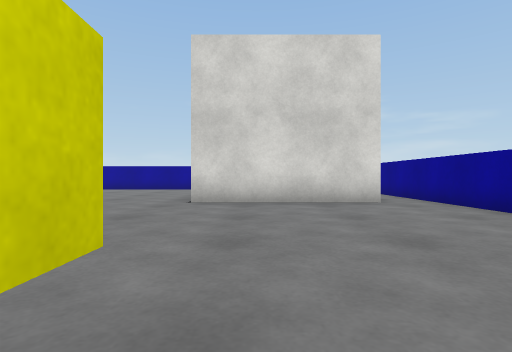
view 1 (above)

24 first-person views from a walk through a 3-D level made in the Unity game engine. The camera is 0.55 m above the floor, looks level and sees 80° across. The floor is counted in squares, 1 m on a side. Each view is taken from the middle of a square. On the plan, view 1 faces up. The plan holds only what a view shows up to about 9 squares ahead; the rest is blank. The player character is not drawn. Surface patterns are stand-ins for the level's own textures.

view 2
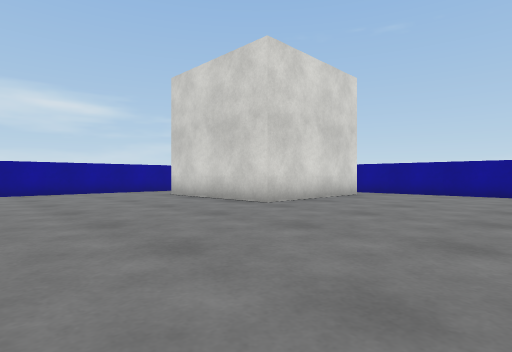

view 3
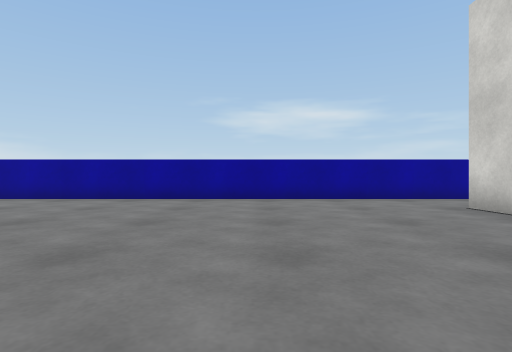

view 4
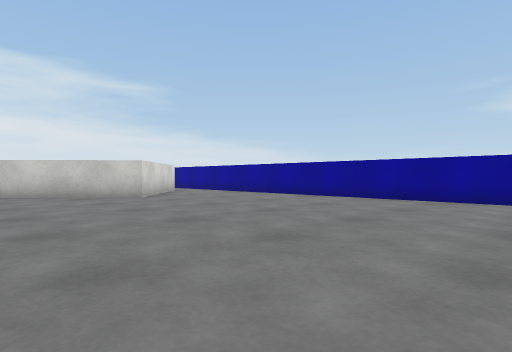

view 5
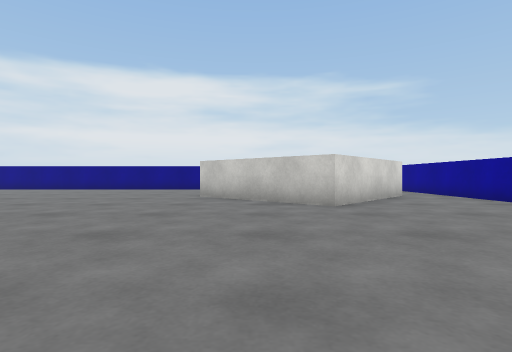

view 6
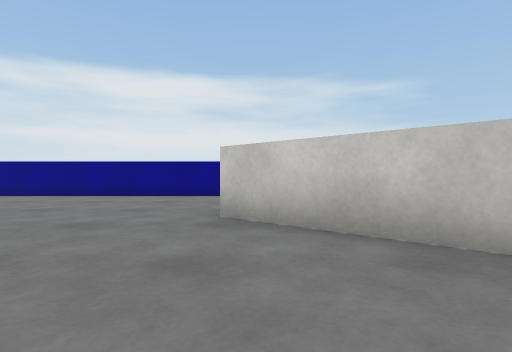

view 7
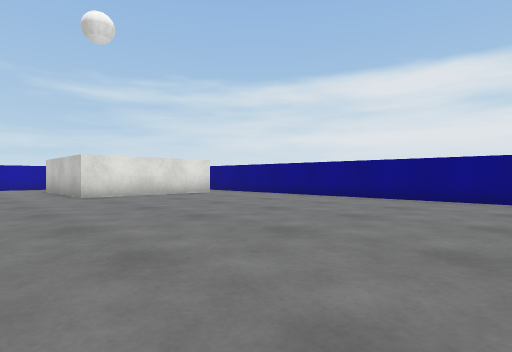

view 8
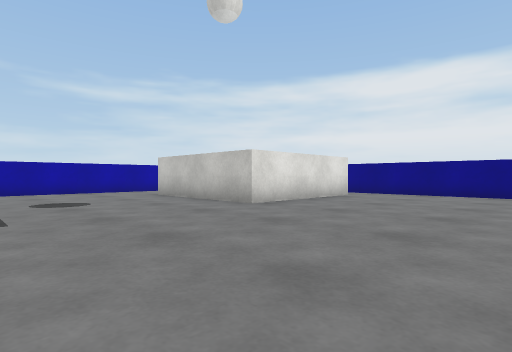

view 9
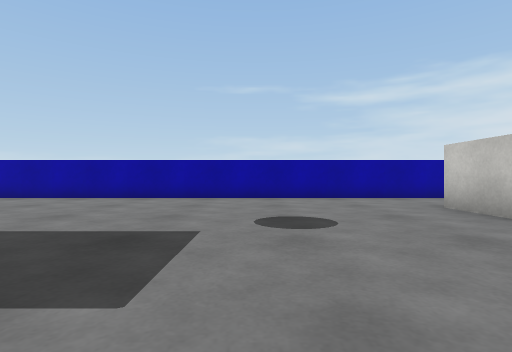

view 10
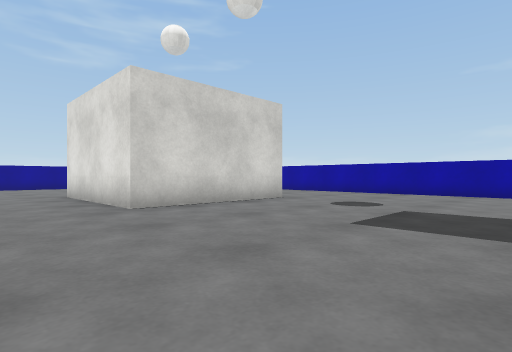

view 11
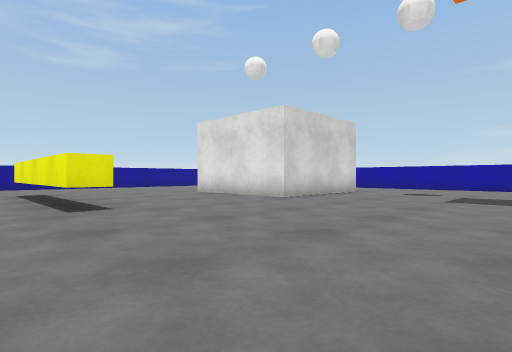

view 12
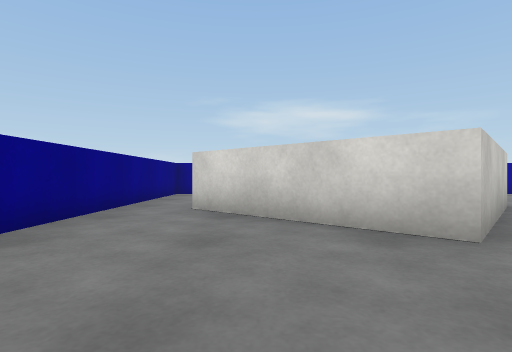

view 13
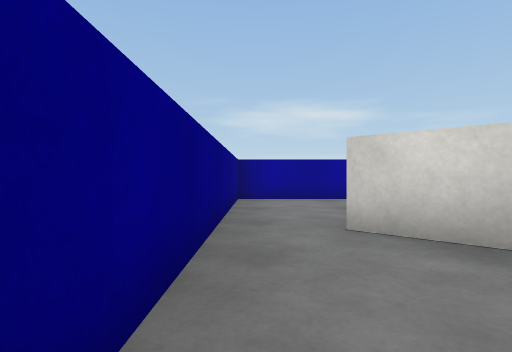

view 14
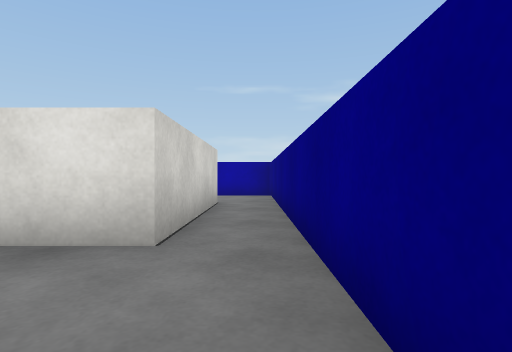

view 15
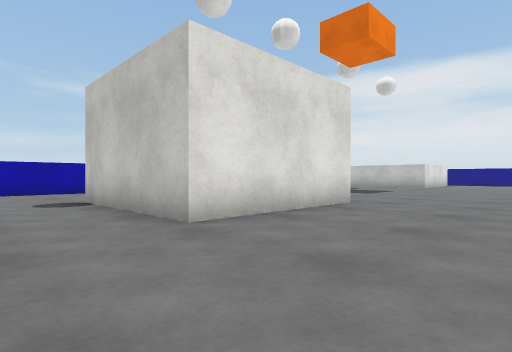

view 16
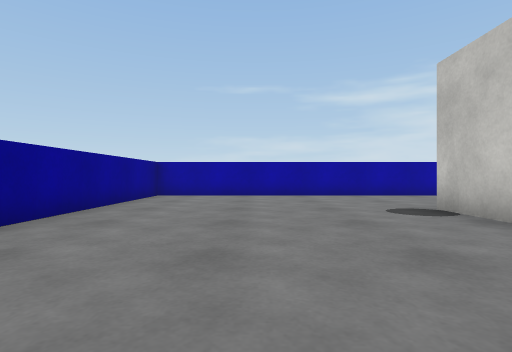

view 17
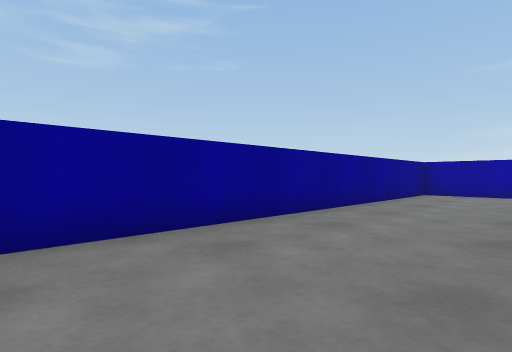

view 18
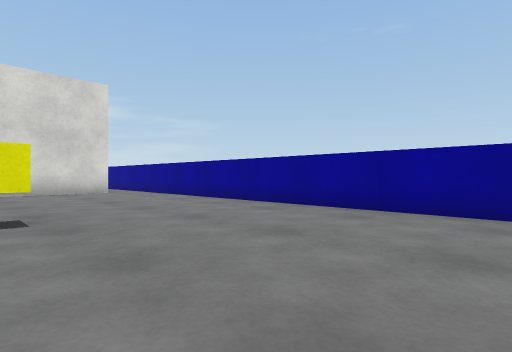

view 19
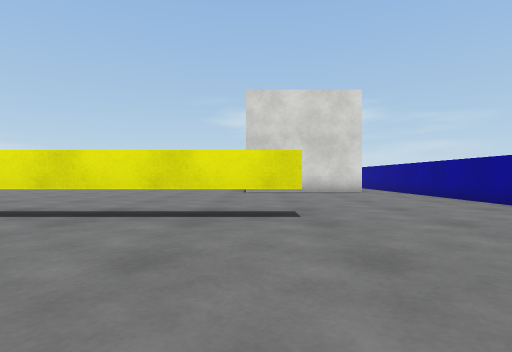

view 20
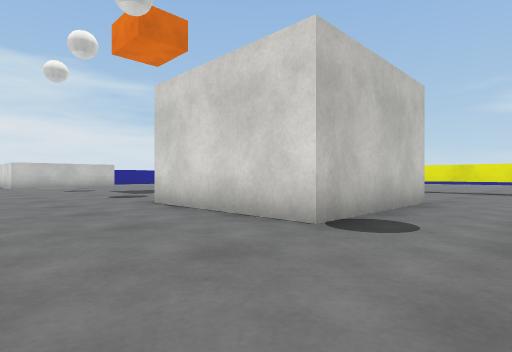

view 21
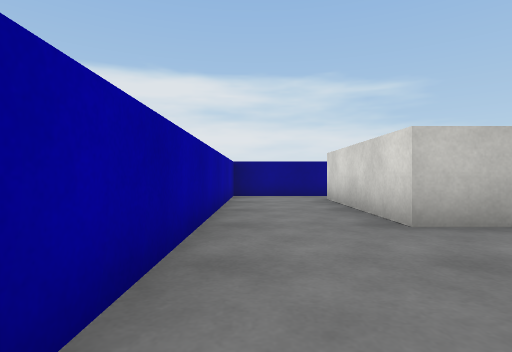

view 22
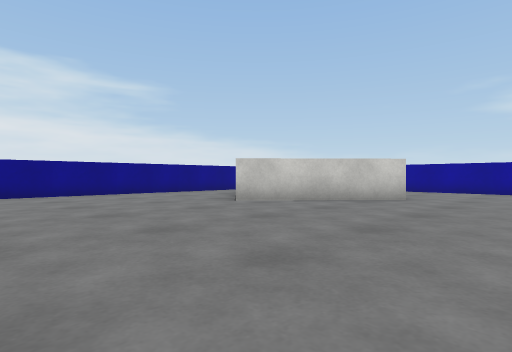

view 23
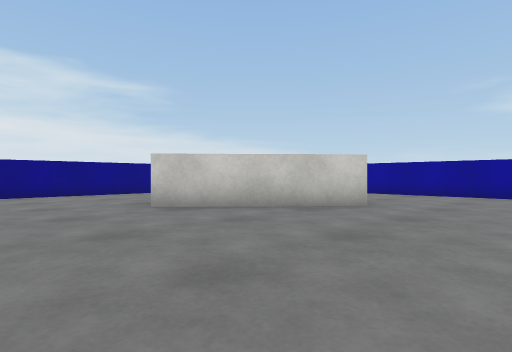

view 24
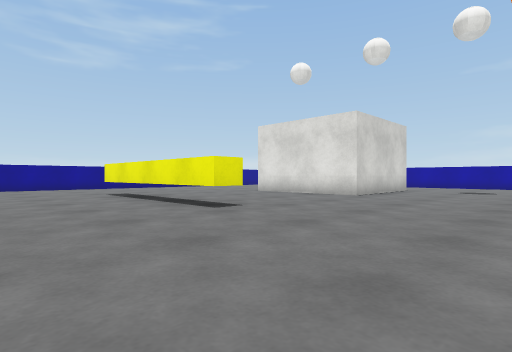

### Floor plan
Key: @ floor where view 1 was taken; # wall or solid block; . floor; ^ raised ledge; T thing the floor can be seen under or through.
Columns run from 21 left of view 1 to 4 right of it. Each row starts with its distance up from view 1.
 13 ######################
 12 #.....................
 11 #... #...............
 10 #..  ^^.............#
  9 #..   ^#............#    #
  8 #.#^  ^#............#   .#
  7 #..^^ ^.............####.#
  6 #...##...................#
  5 #........................#
  4 #........................#
  3 #........................#
  2 #........................#
  1 #...............TTTTT....#
  0 #...............TTTTT@...#
 -1 #........................#
 -2 #........................#
 -3 #........................#
 -4 #...............####.....#
 -5 #..............##  #.....#
 -6 #.####.........#   #.....#
 -7 #.#  #.........#   #.....#
 -8 #.#  #.........#####.....#
 -9 #.####...................#
-10 #........................#
-11 #........................#
-12 ##########################

Positions as (right, up) in squares from view 1, and headings:
1: (0, 0), facing up
2: (-6, 2), facing up-right
3: (-5, 5), facing up
4: (-6, 5), facing up-left
5: (-8, 7), facing left
6: (-12, 6), facing left
7: (-13, 3), facing down-left
8: (-11, -1), facing down-left
9: (-12, -4), facing down
10: (-11, -2), facing down-right
11: (-11, 2), facing down-right
12: (-18, 3), facing up
13: (-20, 5), facing up
14: (-20, -3), facing down
15: (0, -1), facing down-left
16: (1, -3), facing down
17: (1, -2), facing down-right
18: (-1, -4), facing up-right
19: (-1, -4), facing up
20: (0, -11), facing up-left
21: (-12, -11), facing left
22: (-11, 1), facing up-left
23: (-11, 3), facing up-left
24: (-10, 4), facing down-right
